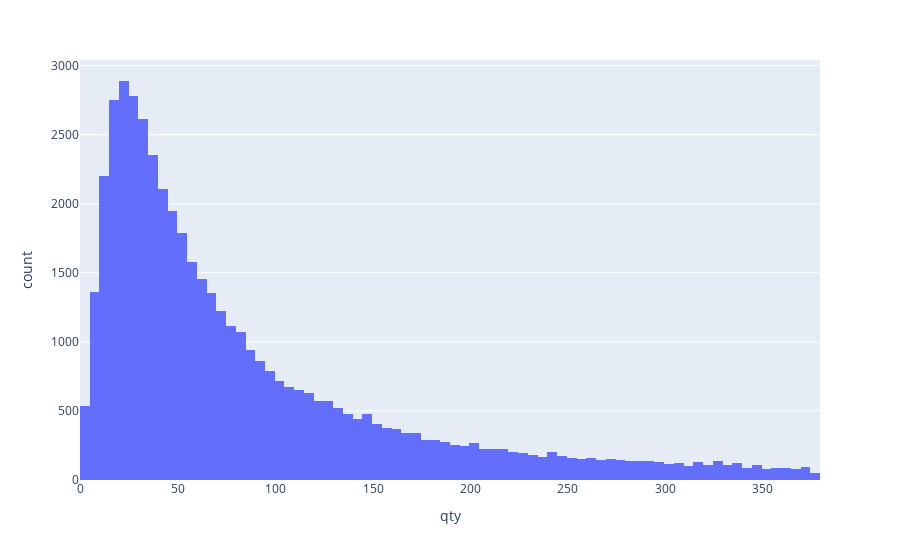

This figure's notebook cell:
### Markdown cell above
Because of the large maximum `qty` ordered the histogram "is bunched up" on the small values. Let's find upper and lower bounds and plot only the data within those limits.

### Code cell
# Find lower and upper bounds.
(lower_bound_qty, upper_bound_qty) = find_lower_upper_bounds(df['qty'])

# Ignore outliers
qty_no_outliers = (df['qty'].loc[(df['qty'] > lower_bound_qty) & (df['qty'] < upper_bound_qty)])

# Histogram without outliers
hist = px.histogram(qty_no_outliers, x = 'qty')
hist.show()

### Figure 1 — Plotly figure (JSON) as saved in the notebook; plotly's stock layout.template omitted (floating-point values rounded to 4 significant figures; data arrays with more than 128 entries replaced by an {"elided": "..."} marker saying what was removed)
{"data": [{"alignmentgroup": "True", "bingroup": "x", "hovertemplate": "qty=%{x}<br>count=%{y}<extra></extra>", "legendgroup": "", "marker": {"color": "#636efa", "pattern": {"shape": ""}}, "name": "", "offsetgroup": "", "orientation": "v", "showlegend": false, "type": "histogram", "x": {"elided": "47803 int values"}, "xaxis": "x", "yaxis": "y"}], "layout": {"barmode": "relative", "legend": {"tracegroupgap": 0}, "margin": {"t": 60}, "xaxis": {"anchor": "y", "domain": [0, 1], "title": {"text": "qty"}}, "yaxis": {"anchor": "x", "domain": [0, 1], "title": {"text": "count"}}}}
